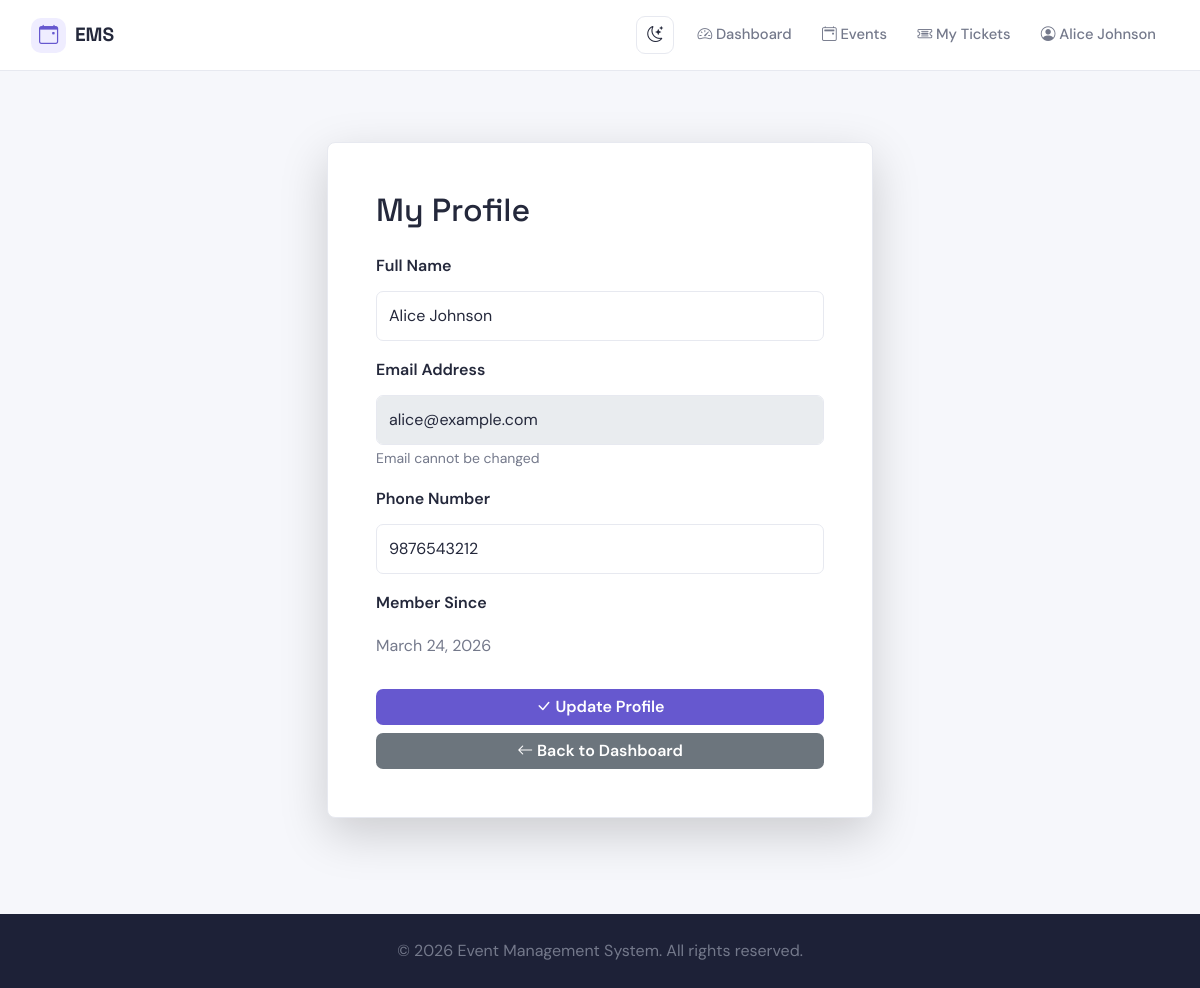
Page /user/profile (signed in) on the committed database.
### app/models.py (models this page shows, shortened)
class User(UserMixin, db.Model):
    __tablename__ = 'users'
    id = db.Column(db.Integer, primary_key=True)
    name = db.Column(db.String(100), nullable=False)
    email = db.Column(db.String(120), unique=True, nullable=False, index=True)
    phone = db.Column(db.String(15), nullable=True)
    password_hash = db.Column(db.String(255), nullable=False)
    created_at = db.Column(db.DateTime, default=datetime.utcnow)
    registrations = db.relationship('Registration', backref='user', lazy=True, cascade='all, delete-orphan')

### app/routes/user.py (the view)
@user_bp.route('/profile')
@login_required
def profile():
    if not isinstance(current_user, User):
        return redirect(url_for('auth.login'))
    return render_template('user/profile.html', user=current_user)

### app/routes/user.py (called while the page is built)
@user_bp.before_request
def check_user_type():
    if current_user.is_authenticated and not isinstance(current_user, User):
        return redirect(url_for('admin.dashboard'))

### app/templates/user/profile.html (shortened to what this page needs)
{% extends "base.html" %}
{% block content %}
<div class="container py-5">
    <div class="row justify-content-center">
        <div class="col-md-6">
            <div class="card shadow-lg">
                <div class="card-body p-5">
                    <h2 class="card-title mb-4">My Profile</h2>
                    <form method="POST" action="{{ url_for('user.update_profile') }}" id="profileForm">
                        <div class="mb-3">
                            <label for="name" class="form-label">Full Name</label>
                            <input type="text" class="form-control" id="name" name="name"
                                   value="{{ current_user.name }}" required>
                        </div>
                        <div class="mb-3">
                            <label for="email" class="form-label">Email Address</label>
                            <input type="email" class="form-control" id="email"
                                   value="{{ current_user.email }}" disabled>
                            <small class="text-muted">Email cannot be changed</small>
                        </div>
                        <div class="mb-3">
                            <label for="phone" class="form-label">Phone Number</label>
                            <input type="tel" class="form-control" id="phone" name="phone"
                                   value="{{ current_user.phone or '' }}">
                        </div>
                        <div class="mb-4">
                            <label class="form-label">Member Since</label>
                            <p class="form-control-plaintext">{{ current_user.created_at.strftime('%B %d, %Y') }}</p>
                        </div>
                        <button type="submit" class="btn btn-primary w-100 mb-2">
                            <i class="bi bi-check-lg"></i> Update Profile
                        </button>
                        <a href="{{ url_for('user.dashboard') }}" class="btn btn-secondary w-100">
                            <i class="bi bi-arrow-left"></i> Back to Dashboard
                        </a>
                    </form>
                </div>
            </div>
        </div>
    </div>
</div>
{% endblock %}

### app/templates/base.html (shortened to what this page needs)
<!DOCTYPE html>
<html lang="en">
<head>
    <link href="https://cdn.jsdelivr.net/npm/bootstrap@5.3.0/dist/css/bootstrap.min.css" rel="stylesheet">
    <link rel="stylesheet" href="https://cdn.jsdelivr.net/npm/bootstrap-icons@1.11.0/font/bootstrap-icons.css">
    <link rel="stylesheet" href="{{ url_for('static', filename='css/style.css') }}">
</head>
<body>
    <nav class="navbar navbar-expand-lg">
        <div class="container-fluid">
            <a class="navbar-brand fw-bold" href="/">
                <i class="bi bi-calendar-event"></i> EMS
            </a>
            <div class="collapse navbar-collapse" id="navbarNav">
                <ul class="navbar-nav ms-auto">
                    <li class="nav-item theme-nav-item">
                        <button class="theme-toggle" type="button" aria-label="Switch to dark mode" title="Switch to dark mode">
                        </button>
                    </li>
                    {% if current_user.is_authenticated %}
                        {% if current_user.__class__.__name__ == 'Admin' %}
                            <li class="nav-item">
                                <a class="nav-link" href="{{ url_for('admin.dashboard') }}" title="Go to Dashboard">
                                    <i class="bi bi-speedometer2"></i> Dashboard
                                </a>
                            </li>
                            <li class="nav-item">
                                <a class="nav-link" href="{{ url_for('admin.events') }}" title="Manage Events">
                                    <i class="bi bi-calendar2-event"></i> Events
                                </a>
                            </li>
                            <li class="nav-item">
                                <a class="nav-link" href="{{ url_for('admin.users') }}" title="Manage Users">
                                    <i class="bi bi-people"></i> Users
                                </a>
                            </li>
                            <li class="nav-item">
                                <a class="nav-link" href="{{ url_for('features.analytics') }}" title="Advanced Analytics">
                                    <i class="bi bi-bar-chart"></i> Analytics
                                </a>
                            </li>
                            <li class="nav-item">
                                <a class="nav-link" href="{{ url_for('features.checkin_page') }}" title="QR Check-In">
                                    <i class="bi bi-qr-code-scan"></i> Check-In
                                </a>
                            </li>
                            <li class="nav-item">
                                <a class="nav-link" href="{{ url_for('admin.registrations') }}" title="View Registrations">
                                    <i class="bi bi-clipboard-check"></i> Registrations
                                </a>
                            </li>
                            <li class="nav-item dropdown">
                                <a class="nav-link dropdown-toggle" href="#" role="button" data-bs-toggle="dropdown" aria-expanded="false">
                                    <i class="bi bi-person-circle"></i> {{ current_user.username }}
                                </a>
                                <ul class="dropdown-menu dropdown-menu-end">
                                    <li><a class="dropdown-item" href="{{ url_for('auth.admin_logout') }}"><i class="bi bi-box-arrow-right"></i> Logout</a></li>
                                </ul>
                            </li>
                        {% else %}
                            <li class="nav-item">
                                <a class="nav-link" href="{{ url_for('user.dashboard') }}" title="Go to Dashboard">
                                    <i class="bi bi-speedometer2"></i> Dashboard
                                </a>
                            </li>
                            <li class="nav-item">
                                <a class="nav-link" href="{{ url_for('user.events') }}" title="Browse Events">
                                    <i class="bi bi-calendar2-event"></i> Events
                                </a>
                            </li>
                            <li class="nav-item">
                                <a class="nav-link" href="{{ url_for('user.my_tickets') }}" title="View Your Tickets">
                                    <i class="bi bi-ticket-detailed"></i> My Tickets
                                </a>
                            </li>
                            <li class="nav-item dropdown">
                                <a class="nav-link dropdown-toggle" href="#" role="button" data-bs-toggle="dropdown" aria-expanded="false">
                                    <i class="bi bi-person-circle"></i> {{ current_user.name }}
                                </a>
                            </li>
                        {% endif %}
                    {% endif %}
                </ul>
            </div>
        </div>
    </nav>
    <main>
        {% block content %}{% endblock %}
    </main>
    <footer class="bg-dark text-white mt-5 py-4">
        <div class="container text-center">
            <p class="mb-0">&copy; 2026 Event Management System. All rights reserved.</p>
        </div>
    </footer>
</body>
</html>

### rows in the picture
User: name "Alice Johnson", email "alice@example.com", phone "9876543212", created_at "March 24, 2026"
